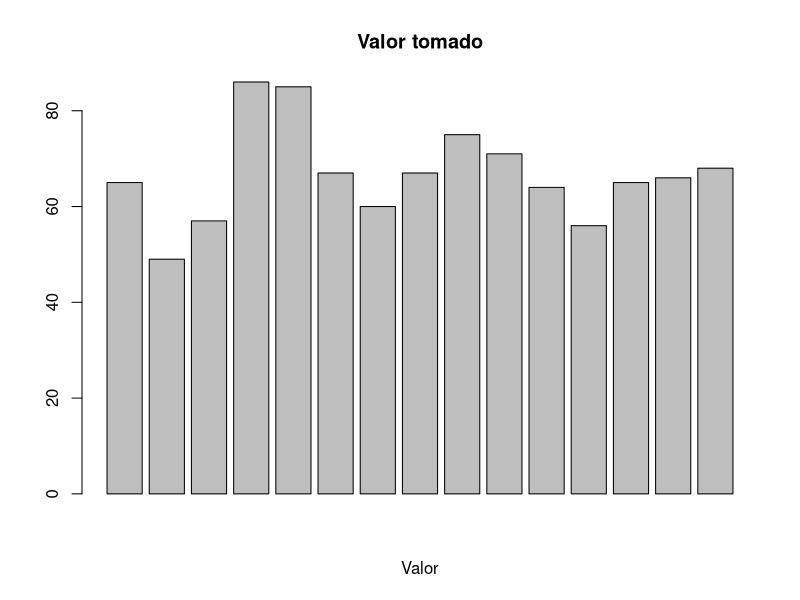
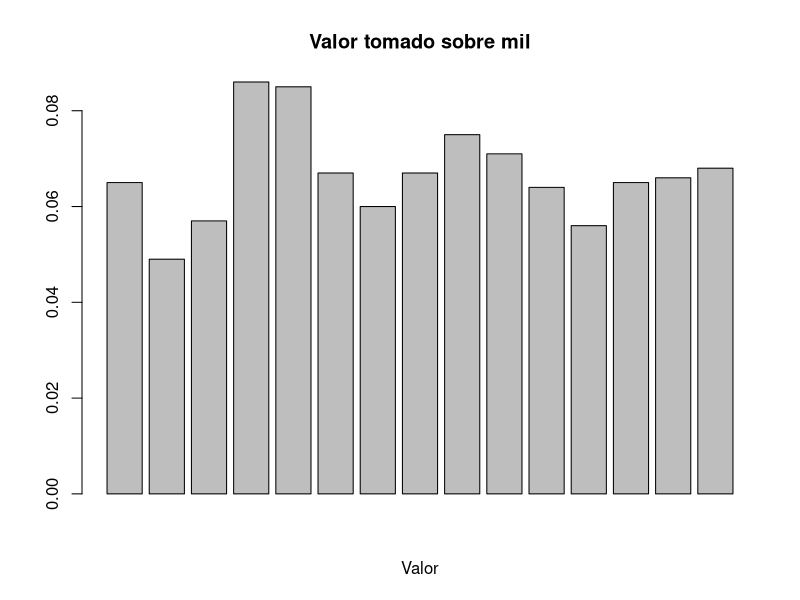

The R source for these figures, in order:
size = 15

fact <- function(n) {
  if (n > 0) {
    out = 1
    for(i in 1:n) {
      out = out*i
    }
    return(out)
  }
  else {fact <- function(n) {
    if (n > 0) {
      out = 1
      for(i in 1:n) {
        out = out*i
      }
      return(out)
    }
    else {
      return(1)
    }
  }
    return(1)
  }
}

Binomial <- function(p=0.5, n=10) {
  pre = p
  prf = 1-p
  x = sample(1:n, 1)
  cmb = fact(n)/((fact(n-x)*fact(x)))
  pre = pre**x
  prf = prf**(n-x)
  return(cmb*pre*prf)
}

proba <- runif(1)
xpos <- rep(0, size)
xval <- rep(0, size)
for(i in 1:size) {
  pre = proba
  prf = 1-proba
  cmb <- fact(size)/((fact(size-i)*fact(i)))
  pre <- pre**i
  prf <- prf**(size-i)
  xpos[i] <- cmb*pre*prf
}

print(xpos)

for(i in 0:1000) 
{
  test = Binomial(proba, size);
  for (j in 1:size) {
    tmp = xpos[j]
    if (test == tmp) {
      xval[j] = xval[j]+1
      break;
    }
  }
}

print(xval)


View(xval)
barplot(xval, 1, main="Valor tomado", 
        xlab="Valor")

countstho = xval/1000
print(countstho)

View(countstho)
barplot(countstho, main="Valor tomado sobre mil", 
        xlab="Valor")